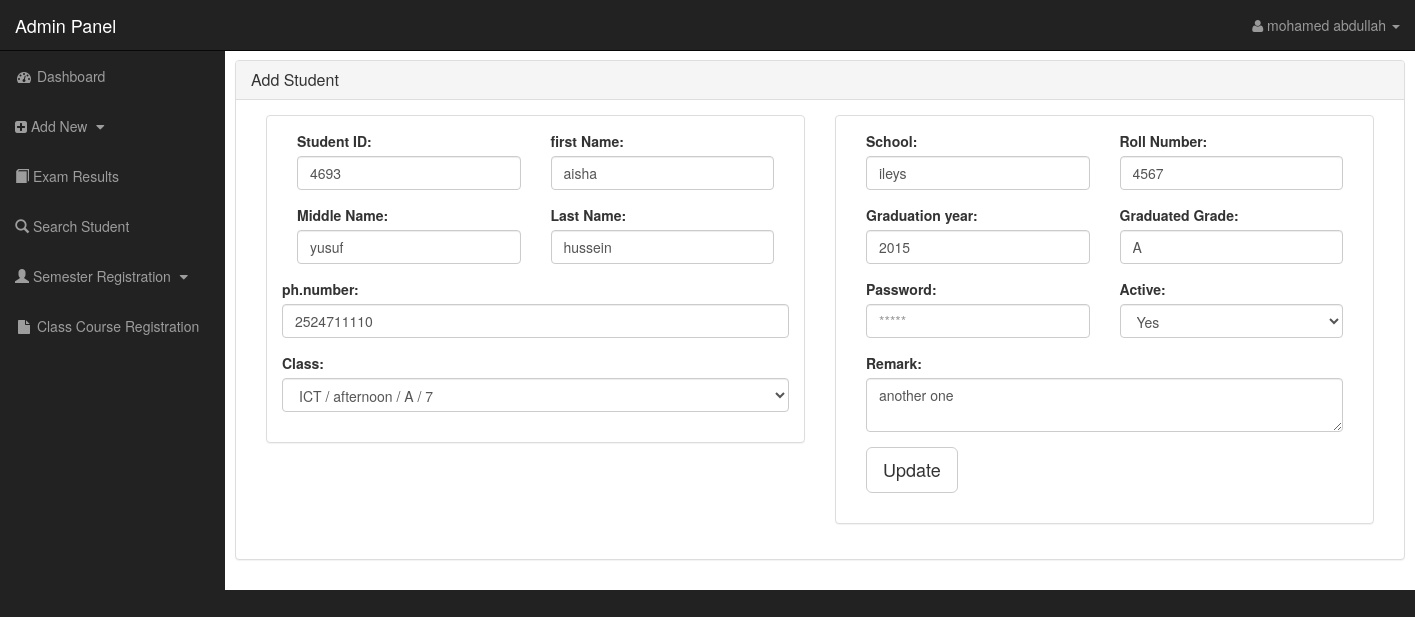
/admin/edit_student_form.php?student_id=4693 (signed in), run on the app's committed database.
### tables this page shows
CREATE TABLE IF NOT EXISTS `student` (
  `student_id` int(11) NOT NULL,
  `first_name` varchar(50) NOT NULL,
  `middle_name` varchar(50) NOT NULL,
  `last_name` varchar(50) NOT NULL,
  `school` varchar(50) NOT NULL,
  `roll_No` varchar(50) NOT NULL,
  `graduated_year` year(4) NOT NULL,
  `graduation_grade` varchar(50) NOT NULL,
  `phone_number` bigint(11) DEFAULT NULL,
  `class_id` int(11) DEFAULT NULL,
  `pwd` varchar(100) DEFAULT NULL,
  `remark` varchar(100) DEFAULT NULL,
  `active` tinyint(1) NOT NULL
);

CREATE TABLE IF NOT EXISTS `class` (
`class_id` int(11) NOT NULL,
  `class_name` varchar(50) NOT NULL,
  `department_id` int(11) NOT NULL,
  `batch` int(11) NOT NULL,
  `section` varchar(3) NOT NULL,
  `shift` varchar(50) NOT NULL,
  `graduation_year` year(4) NOT NULL
);

### includes/functions.php (called while the page is built, shortened)
<?php
$conn = new mysqli('localhost','root','','exam_res');
function get_all_classes(){
    global $conn;
    $result=$conn->query("select * from class ORDER BY class_name ");
    return $result;
}
function get_students_by_id($id){
    global $conn;
    $result=$conn->query("select * from student where student_id=$id ORDER by student_id");
    if(is_object($result)&& $result->num_rows>0){
        return $result;
    }else{
        return false;
    }
}

### public/admin/edit_student_form.php (the view, shortened to what this page needs)
<?php require_once('../../includes/layout/header.php');?>
<?php
require_once('../../includes/functions.php');
admin_confirm_logged_in();?>
<?php $page="edit_student_form";
require_once('../../includes/layout/nav.php');
?>
<?php
if (isset($_REQUEST['student_id'])){
    $result=get_students_by_id($_REQUEST['student_id']);
    while($std=$result->fetch_assoc()){
        $student_id=$std['student_id'];
        $first_name=$std['first_name'];
        $middle_name=$std['middle_name'];
        $last_name=$std['last_name'];
        $school=$std['school'];
        $roll_No=$std['roll_No'];
        $graduated_year=$std['graduated_year'];
        $graduation_grade=$std['graduation_grade'];
        $phone_number=$std['phone_number'];
        $class_id=$std['class_id'];
        $remark=$std['remark'];
        $active=$std['active'];
    }
}
?>
<div id="page-wrapper">
    <div class="container">
        <div class="row">
            <div class="panel panel-default">
                <div class="panel-heading"><h3 class="panel-title">Add Student</h3></div>
                <div class="panel-body">
                    <div class="col-md-6 ">
                        <div class="panel panel-default">
                            <div class="panel-body">
                                <form role="form" method="post" action="<?php echo htmlspecialchars($_SERVER["PHP_SELF"]);?>" id="add_std_form">
                                    <div class="form-group col-md-6 disabled">
                                        <label for="txt_std_id ">Student ID:</label>
                                        <input type="text" class="form-control " id="txt_std_id" value="<?php if(isset($student_id)){echo $student_id;} ?>" placeholder="0000" name="txt_stdedit_id"  >
                                    </div>
                                    <div class="form-group col-md-6" >
                                        <label for="txt_std_fullname" >first Name:</label>
                                        <input type="text" class="form-control" id="txt_std_fullname" VALUE="<?php if(isset($first_name)){echo $first_name;} ?>" name="txt_stdedit_fname" >
                                    </div>
                                    <div class="form-group col-md-6">
                                        <label for="txt_std_fullname">Middle Name:</label>
                                        <input type="text" class="form-control" id="txt_std_fullname" value="<?php if(isset($middle_name)){echo $middle_name;} ?>" name="txt_stdedit_mname" >
                                    </div>
                                    <div class="form-group col-md-6">
                                        <label for="txt_std_fullname">Last Name:</label>
                                        <input type="text" class="form-control" id="txt_std_fullname" value="<?php if(isset($last_name)){echo $last_name;} ?>" name="txt_stdedit_lname" >
                                    </div>
                                    <div class="form-group">
                                        <label for="txt_std_ph.no">ph.number:</label>
                                        <input type="text" class="form-control" id="txt_std_no" value="<?php if(isset($phone_number)){echo $phone_number;} ?>" placeholder="+(000)00000000" name="txt_stdedit_phno" >
                                    </div>
                                    <div class="form-group">
                                        <label for="txt_std_class">Class:</label>
                                        <select  class="form-control" name="ddl_stdedit_cls" >
                                            <?php $all_classes=get_all_classes();
                                            while($classs = $all_classes->fetch_assoc()){
                                                echo "<option value='".$classs['class_id']."'";
                                                if(isset($class_id) && $class_id==$classs['class_id']){echo " selected ";}
                                                echo ">";
                                                echo $classs['class_name']." / ".$classs['shift']." / ".$classs['section']." / ".$classs['batch']."</option>";
                                            }?>
                                        </select>
                                    </div>
                            </div>
                        </div>
                    </div>
                    <div class="col-md-6">
                        <div class="panel panel-default">
                            <div class="panel-body">
                                <div class="form-group col-md-6">
                                    <label for="txt_std_DOB " >School:</label>
                                    <input type="text" class="form-control" value="<?php if(isset($school)){echo $school;} ?>" id="txt_std_DOB"  name="txt_stdedit_school" >
                                </div>
                                <div class="form-group col-md-6">
                                    <label for="txt_std_DOB">Roll Number:</label>
                                    <input type="text" class="form-control" value="<?php if(isset($roll_No)){echo $roll_No;} ?>" id="txt_std_DOB"  name="txt_stdedit_rno" >
                                </div>
                                <div class="form-group col-md-6">
                                    <label for="txt_std_address">Graduation year:</label>
                                    <input type="text" class="form-control" id="txt_std_address"  value="<?php if(isset($graduated_year)){echo $graduated_year;} ?>" name="txt_stdedit_gr_year" placeholder="year format: YYYY.">
                                </div>
                                <div class="form-group col-md-6">
                                    <label for="txt_std_address">Graduated Grade:</label>
                                    <input type="text" class="form-control" id="txt_std_address" value="<?php if(isset($graduation_grade)){echo $graduation_grade;} ?>" name="txt_stdedit_gr_grade" >
                                </div>
                                <div class="form-group col-md-6">
                                    <label for="txt_std_pwd ">Password:</label>
                                    <input type="password" class="form-control" id="txt_std_pwd"  placeholder="*****" name="txt_stdedit_pwd" >
                                </div>
                                <div class="form-group col-md-6">
                                    <label for="txt_std_pwd">Active:</label>
                                    <select  class="form-control" name="txt_stdedit_active"  >
                                        <option value="1" <?php if(isset($active) && $active==true){echo " selected ";} ?>>Yes</option>
                                    </select>
                                </div>
                                <div class="form-group col-md-12">
                                    <label for="txt_stdedit_remark">Remark:</label>
                                    <textarea class="form-control" rows="2"  id="txt_stdedit_remark" name="txt_stdedit_remark" ><?php if(isset($remark)){echo $remark;} ?></textarea>
                                </div>
                                <div class="form-group col-md-12">
                                    <button type="submit" name="submit_edit_std" class="btn btn-default btn-lg" >Update</button>
                                </div>
                            </div>
                        </div>
                    </div>
                </div>
            </div>
        </div>
    </div>
</div>
<?php require_once('../../includes/layout/footer.php');?>

### public/css/sb-admin.css (style rules this page uses)
body { margin-top: 100px; background-color: #222; }
@media (min-width:768px) { body { margin-top: 50px; } }
#page-wrapper { width: 100%; padding: 0; background-color: #fff; }
@media (min-width:768px) { #page-wrapper { padding: 10px; } }

### data on the page
student: txt_stdedit_id "4693", txt_stdedit_fname "aisha", txt_stdedit_mname "yusuf", txt_stdedit_lname "hussein", txt_stdedit_phno "2524711110", ddl_stdedit_cls "ICT / afternoon / A / 7", txt_stdedit_school "ileys", txt_stdedit_rno "4567", txt_stdedit_gr_year "2015", txt_stdedit_gr_grade "A", txt_stdedit_active "Yes", txt_stdedit_remark "another one"

### other printed values
$_SESSION['full_name'] "mohamed abdullah"
